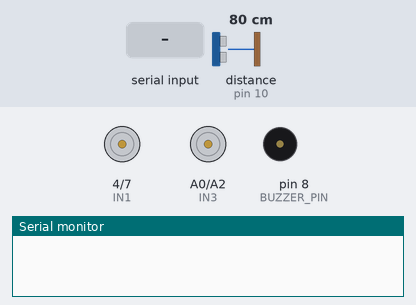
Recording of a sketch running on a simulated Arduino Uno, built with avr-gcc and run on an emulated ATmega328P. On the bench: motor-driver pin pairs drawn as motors (green arrow = first pin HIGH = forward, orange = second pin HIGH = backward, longer = more drive, scaled by the enable pin), buzzer (waves = sounding), the last lines printed to the serial monitor. Inputs (shaded band) come from the test bench; at power-on: distance to the obstacle (sensor on pin 10) 80 cm. The echo pulse lasts 58.3 µs per cm.

Above: at 1.2 s.
1.3 s: distance to the obstacle (sensor on pin 10) set to 2 cm
At 1.9 s:
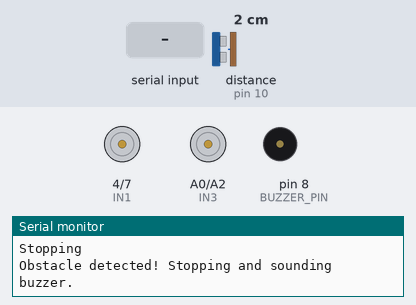
2.8 s: byte 70 (FORWARD) received over Serial
At 3.8 s:
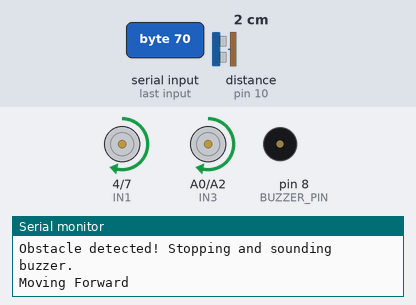
At 5.4 s:
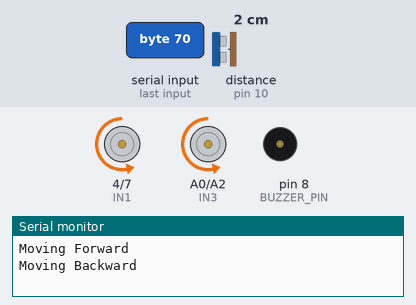
5.8 s: "1" received over Serial
7.4 s: byte 76 (LEFT) received over Serial
At 7.8 s:
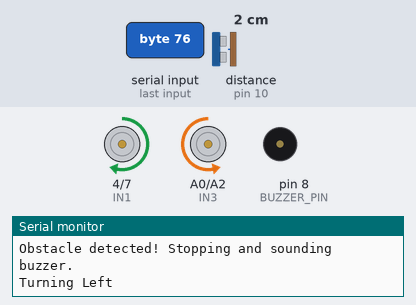
10.4 s: byte 82 (RIGHT) received over Serial
11.9 s: byte 88 (CROSS) received over Serial
Timing chart, 0 to 15.9 s (numbered marks = the images above; inputs shaded):
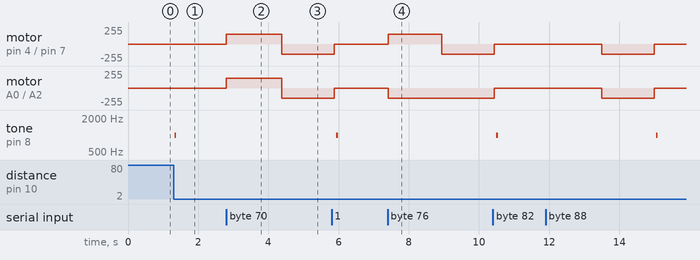

Measured:
- after the input at 1.3 s, tone on pin 8 (BUZZER_PIN): silent → 1000 Hz at once, → silent 0.05 s later
- after the input at 2.8 s, motor on pin 4 (IN1) / pin 7 (IN2), motor on A0 (IN3) / A2 (IN4): stopped → forward 150/255 at once, → backward 150/255 1.6 s later
- after the input at 7.4 s, motor on pin 4 (IN1) / pin 7 (IN2): stopped → forward 150/255 at once, → backward 150/255 1.5 s later; motor on A0 (IN3) / A2 (IN4): stopped → backward 150/255 after 0.01 s instead of 1.5 s

The sketch:

UltSonSensorBeepBackwardsAndBTControl.ino
```cpp
#include <NewPing.h>

// Ultrasonic sensor pins
#define TRIGGER_PIN 9
#define ECHO_PIN 10
#define MAX_DISTANCE 400  // Maximum distance to measure (in cm)

// Buzzer pin
#define BUZZER_PIN 8  // Define the pin for the buzzer

NewPing sonar(TRIGGER_PIN, ECHO_PIN, MAX_DISTANCE);  // Initialize the ultrasonic sensor

// Motor control pins
const int ENA = 5;   // Enable right-side pair of motors -- Pair A
const int ENB = 6;   // Enable left-side pair of motors -- Pair B
const int IN1 = 4;   // Command Pair A forwards
const int IN3 = A0;  // Command Pair A backwards
const int IN2 = 7;   // Command Pair B forwards
const int IN4 = A2;  // Command Pair B backwards

int SPEED = 150;  // Default motor speed (0-255)

#define FORWARD 'F'
#define BACKWARD 'B'
#define LEFT 'L'
#define RIGHT 'R'
#define CIRCLE 'C'
#define CROSS 'X'
#define TRIANGLE 'T'
#define SQUARE 'S'
#define START 'A'
#define PAUSE 'P'

unsigned long
  startTime = 0,     // Time when setup() ends in milliseconds
  elapsedTime = 0,   // Number of milliseconds since setup ended
  detectedTime = 0;  // Time at which obstacle was detected in milliseconds

bool obstacleDetected = false;

void setup() {
  Serial.begin(9600);  // Set the baud rate for serial communication

  // Motor pins as outputs
  pinMode(ENA, OUTPUT);
  pinMode(ENB, OUTPUT);
  pinMode(IN1, OUTPUT);
  pinMode(IN3, OUTPUT);
  pinMode(IN2, OUTPUT);
  pinMode(IN4, OUTPUT);

  // Buzzer pin as output
  pinMode(BUZZER_PIN, OUTPUT);

  // Measure start time
  startTime = millis();
}

void loop() {
  // Measure time since setup() ended
  elapsedTime = millis() - startTime;

  if (Serial.available()) {
    char command = Serial.read();
    executeCommand(command);
  }

  // Get distance from the ultrasonic sensor
  int distToObstacle = sonar.ping_cm();

  if (obstacleDetected == true) {
    tone(BUZZER_PIN, 1000);
  } else {
    noTone(BUZZER_PIN);
  }

  noTone(BUZZER_PIN);  // Deactivate the buzzer when no obstacle is detected

  //// Check distance and control movement
  // Stop if an obstacle is detected within 20 cm
  if (distToObstacle > 0 && distToObstacle < 20 && obstacleDetected == false) {
    obstacleDetected = true;
    detectedTime = elapsedTime;
    stopCar();
    tone(BUZZER_PIN, 1000);  // Activate the buzzer with a 1000 Hz tone
    Serial.println("Obstacle detected! Stopping and sounding buzzer.");
  }

  if (distToObstacle > 0 && distToObstacle < 20 && obstacleDetected == true && (elapsedTime - detectedTime) > 3000) {
    noTone(BUZZER_PIN);
    obstacleDetected = false;
    moveBackward();
    delay(1500);
    stopCar();
  }

  delay(50);
}

// Function to move forward
void moveForward() {
  analogWrite(ENA, SPEED);
  analogWrite(ENB, SPEED);
  digitalWrite(IN1, HIGH);
  digitalWrite(IN2, LOW);
  digitalWrite(IN3, HIGH);
  digitalWrite(IN4, LOW);
  Serial.println("Moving Forward");
}

// Function to move backward
void moveBackward() {
  analogWrite(ENA, SPEED);
  analogWrite(ENB, SPEED);
  digitalWrite(IN1, LOW);
  digitalWrite(IN2, HIGH);
  digitalWrite(IN3, LOW);
  digitalWrite(IN4, HIGH);
  Serial.println("Moving Backward");
}

// Function to turn left
void turnLeft() {
  analogWrite(ENA, SPEED);
  analogWrite(ENB, SPEED);
  digitalWrite(IN1, HIGH);
  digitalWrite(IN2, LOW);
  digitalWrite(IN3, LOW);
  digitalWrite(IN4, HIGH);
  Serial.println("Turning Left");
}

// Function to turn right
void turnRight() {
  analogWrite(ENA, SPEED);
  analogWrite(ENB, SPEED);
  digitalWrite(IN1, LOW);
  digitalWrite(IN2, HIGH);
  digitalWrite(IN3, HIGH);
  digitalWrite(IN4, LOW);
  Serial.println("Turning Right");
}

// Function to stop the car
void stopCar() {
  analogWrite(ENA, 0);
  analogWrite(ENB, 0);
  digitalWrite(IN1, LOW);
  digitalWrite(IN2, LOW);
  digitalWrite(IN3, LOW);
  digitalWrite(IN4, LOW);
  Serial.println("Stopping");
}

// Function to increase speed
void increaseSpeed() {
  SPEED = min(SPEED + 25, 255);  // Ensure speed doesn't exceed 255
  Serial.print("Increasing Speed. New speed: ");
  Serial.println(SPEED);
}

// Function to decrease speed
void decreaseSpeed() {
  SPEED = max(SPEED - 25, 0);  // Ensure speed doesn't go below 0
  Serial.print("Decreasing Speed. New speed: ");
  Serial.println(SPEED);
}

// Function to execute command
void executeCommand(char command) {
  switch (command) {
    case FORWARD:
      moveForward();
      break;
    case BACKWARD:
      moveBackward();
      break;
    case LEFT:
      turnLeft();
      break;
    case RIGHT:
      turnRight();
      break;
    case CIRCLE:
      increaseSpeed();
      break;
    case CROSS:
      decreaseSpeed();
      break;
    case PAUSE:
      stopCar();
      break;
    default:
      Serial.println("Invalid command");
      break;
  }
}
```
